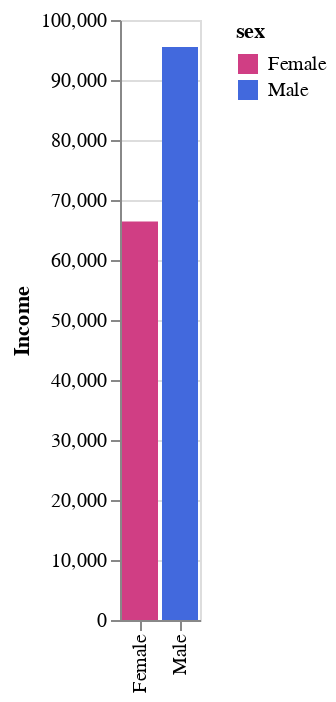

The notebook cell saved with this chart:
### Markdown cell above
### Bar

### Code cell
final = alt.Chart(avg_by_sex).mark_bar().encode(
    y= alt.Y('incwage:Q', title='Income'),
    x=alt.X('sex:N', title=None),
   # yOffset="sex:N",
    color = alt.Color("sex:N").scale(
            domain=['Female', 'Male'],
            range=[color_fem, color_male],
    ),
    tooltip=[{"field": "incwage", "type": "quantitative", "title": "Average Income", "format": "$,.0f"},
             {"field": "sex", "type": "nominal", "title": "Sex"}]
    )

final

### Figure 1 — Vega-Lite specification as saved in the notebook (floating-point values rounded to 4 significant figures)
{"config": {"view": {"continuousWidth": 300, "continuousHeight": 300}}, "data": {"name": "data-5917b76d64d3545041fa55ee8b623d0d"}, "mark": {"type": "bar"}, "encoding": {"color": {"field": "sex", "scale": {"domain": ["Female", "Male"], "range": ["#D03E84", "#4269DD"]}, "type": "nominal"}, "tooltip": [{"field": "incwage", "format": "$,.0f", "title": "Average Income", "type": "quantitative"}, {"field": "sex", "title": "Sex", "type": "nominal"}], "x": {"field": "sex", "title": null, "type": "nominal"}, "y": {"field": "incwage", "title": "Income", "type": "quantitative"}}, "$schema": "https://vega.github.io/schema/vega-lite/v6.1.0.json", "datasets": {"data-5917b76d64d3545041fa55ee8b623d0d": [{"sex": "Male", "incwage": 95500.0}, {"sex": "Female", "incwage": 66400.0}]}}
